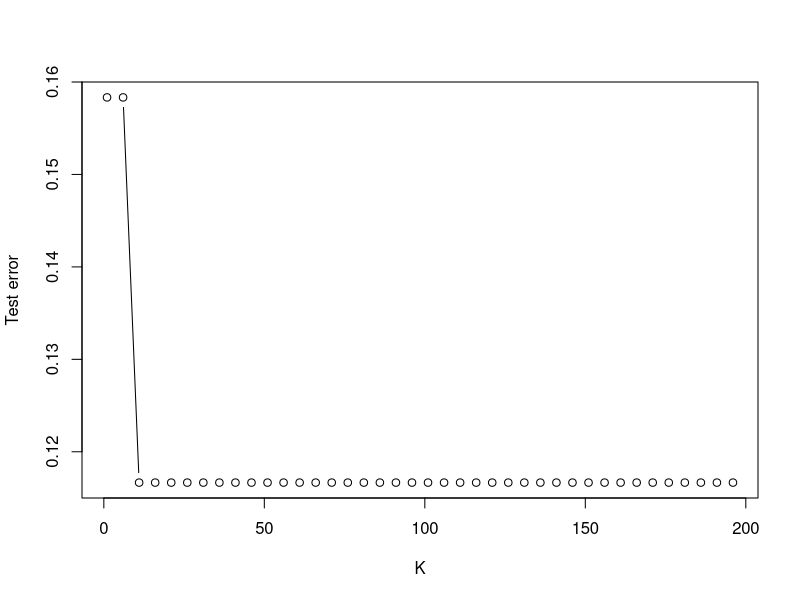
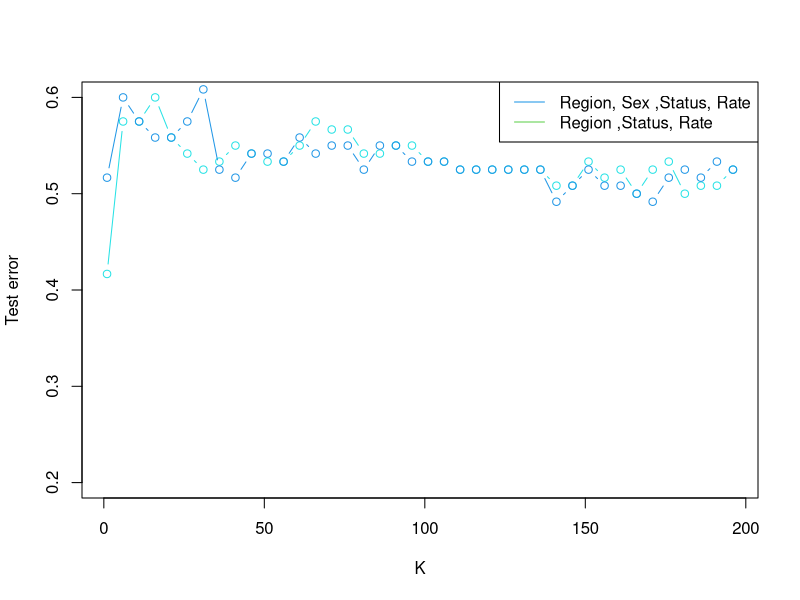

The R source for these figures, in order:
library(lattice)
library(dplyr)
library(stringr)
library(class)


# Change Status and sex into binary values
USRegionalMortality$Status =  ifelse(USRegionalMortality$Status == "Urban", 1, 0)
USRegionalMortality$Sex =  ifelse(USRegionalMortality$Sex == "Male", 1, 0)

# change mortality cause into numerical categories

USRegionalMortality$Cause = case_when(
  USRegionalMortality$Cause == "Heart disease" ~ 1,
  
  TRUE ~  0
)

#change region into numerical categories

USRegionalMortality$Region = case_when(
  USRegionalMortality$Region == "HHS Region 01" ~ 1000000000,
  USRegionalMortality$Region == "HHS Region 02" ~ 0100000000,
  USRegionalMortality$Region == "HHS Region 03" ~ 0010000000,
  USRegionalMortality$Region == "HHS Region 04" ~ 0001000000,
  USRegionalMortality$Region == "HHS Region 05" ~ 0000100000,
  USRegionalMortality$Region == "HHS Region 06" ~ 0000010000,
  USRegionalMortality$Region == "HHS Region 07" ~ 0000001000,
  USRegionalMortality$Region == "HHS Region 08" ~ 0000000100,
  USRegionalMortality$Region == "HHS Region 09" ~ 0000000010,
  USRegionalMortality$Region == "HHS Region 10" ~ 0000000001
)

USRegionalMortality


set.seed(1)
n <- nrow(USRegionalMortality)

#Split data into test/train 70 % train and 30 % test
train <- sample(1:n, 0.7*n)
test <- c(1:n)[-train]


X.train <- USRegionalMortality[train, c("Region","Sex","Status","Rate","SE")]
y.train <- USRegionalMortality[train, "Cause"]
X.test <- USRegionalMortality[-train, c("Region","Sex","Status","Rate","SE")]
y.test <- USRegionalMortality[-train, "Cause"]

set.seed(1)
knn.pred <- knn(train=X.train,
                test=X.test,
                cl = y.train,
                k=60)

mean(knn.pred != y.test)

### Now we can thoroughly compare KNN models with DIFFERENT Ks
K.set <- seq(1,200, by=5)
knn.test.err <- numeric(length(K.set))

set.seed(1)
for (j in 1:length(K.set)){
  knn.pred <- knn(train=X.train,
                  test=X.test,
                  cl=y.train,
                  k=K.set[j])
  knn.test.err[j] <- mean(knn.pred != y.test)
}

min(knn.test.err)
which.min(knn.test.err)
K.set[which.min(knn.test.err)]


plot(K.set, knn.test.err, 
     type='b',
     xlab="K",
     ylab="Test error")


## Selecting BOTH variable subset & K.

possible.subsets <- list()
possible.subsets[[1]] <- c("Region","Sex","Status","Rate","SE")
possible.subsets[[2]] <- c("Region","Sex","Rate","SE")

for (ind in 1:length(possible.subsets)){
  var.subset <- possible.subsets[[ind]] 
  X.train <- USRegionalMortality[train, var.subset]
  y.train <- USRegionalMortality[train, "Status"]
  
  X.test <- USRegionalMortality[test, var.subset]
  y.test <- USRegionalMortality[test, "Status"]
  
  K.set <- seq(1,200, by=5)
  knn.test.err <- numeric(length(K.set))
  
  set.seed(1)
  for (j in 1:length(K.set)){
    knn.pred <- knn(train=X.train,
                    test=X.test,
                    cl=y.train,
                    k=K.set[j])
    knn.test.err[j] <- mean(knn.pred != y.test)
  }
  
  if (ind == 1){
    plot(K.set, knn.test.err,
         type='b',
         xlab="K",
         ylab="Test error",
         ylim=c(0.20,0.60),
         col=length(var.subset))
  }
  
  if (ind > 1){
    lines(K.set, knn.test.err,
          type='b',
          xlab="K",
          ylab="Test error",
          col=length(var.subset))
  }
}


legend("topright",
       legend = c("Region, Sex ,Status, Rate",
                  "Region ,Status, Rate"),
       col=c(4:2),
       lty=1)

## BEST: ("Region,Cause, Rate") at K=5
